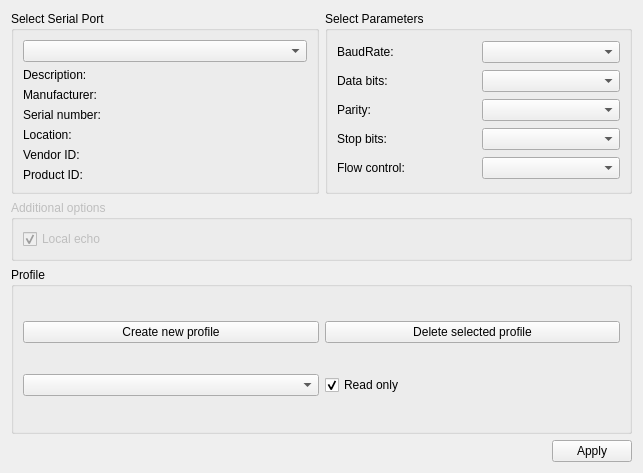
<?xml version="1.0" encoding="UTF-8"?>
<ui version="4.0">
 <class>SettingsDialog</class>
 <widget class="QWidget" name="SettingsDialog">
  <property name="geometry">
   <rect>
    <x>0</x>
    <y>0</y>
    <width>643</width>
    <height>473</height>
   </rect>
  </property>
  <property name="windowTitle">
   <string>Settings</string>
  </property>
  <layout class="QGridLayout" name="gridLayout_3">
   <item row="0" column="1">
    <widget class="QGroupBox" name="parametersBox">
     <property name="title">
      <string>Select Parameters</string>
     </property>
     <layout class="QGridLayout" name="gridLayout_2">
      <item row="0" column="0">
       <widget class="QLabel" name="baudRateLabel">
        <property name="text">
         <string>BaudRate:</string>
        </property>
       </widget>
      </item>
      <item row="0" column="1">
       <widget class="QComboBox" name="baudRateBox"/>
      </item>
      <item row="1" column="0">
       <widget class="QLabel" name="dataBitsLabel">
        <property name="text">
         <string>Data bits:</string>
        </property>
       </widget>
      </item>
      <item row="1" column="1">
       <widget class="QComboBox" name="dataBitsBox"/>
      </item>
      <item row="2" column="0">
       <widget class="QLabel" name="parityLabel">
        <property name="text">
         <string>Parity:</string>
        </property>
       </widget>
      </item>
      <item row="2" column="1">
       <widget class="QComboBox" name="parityBox"/>
      </item>
      <item row="3" column="0">
       <widget class="QLabel" name="stopBitsLabel">
        <property name="text">
         <string>Stop bits:</string>
        </property>
       </widget>
      </item>
      <item row="3" column="1">
       <widget class="QComboBox" name="stopBitsBox"/>
      </item>
      <item row="4" column="0">
       <widget class="QLabel" name="flowControlLabel">
        <property name="text">
         <string>Flow control:</string>
        </property>
       </widget>
      </item>
      <item row="4" column="1">
       <widget class="QComboBox" name="flowControlBox"/>
      </item>
     </layout>
    </widget>
   </item>
   <item row="0" column="0">
    <widget class="QGroupBox" name="selectBox">
     <property name="title">
      <string>Select Serial Port</string>
     </property>
     <layout class="QGridLayout" name="gridLayout">
      <item row="0" column="0">
       <widget class="QComboBox" name="serialPortInfoListBox"/>
      </item>
      <item row="1" column="0">
       <widget class="QLabel" name="descriptionLabel">
        <property name="text">
         <string>Description:</string>
        </property>
       </widget>
      </item>
      <item row="2" column="0">
       <widget class="QLabel" name="manufacturerLabel">
        <property name="text">
         <string>Manufacturer:</string>
        </property>
       </widget>
      </item>
      <item row="3" column="0">
       <widget class="QLabel" name="serialNumberLabel">
        <property name="text">
         <string>Serial number:</string>
        </property>
       </widget>
      </item>
      <item row="4" column="0">
       <widget class="QLabel" name="locationLabel">
        <property name="text">
         <string>Location:</string>
        </property>
       </widget>
      </item>
      <item row="5" column="0">
       <widget class="QLabel" name="vidLabel">
        <property name="text">
         <string>Vendor ID:</string>
        </property>
       </widget>
      </item>
      <item row="6" column="0">
       <widget class="QLabel" name="pidLabel">
        <property name="text">
         <string>Product ID:</string>
        </property>
       </widget>
      </item>
     </layout>
    </widget>
   </item>
   <item row="3" column="0" colspan="2">
    <layout class="QHBoxLayout" name="horizontalLayout">
     <property name="spacing">
      <number>6</number>
     </property>
     <property name="sizeConstraint">
      <enum>QLayout::SetMinimumSize</enum>
     </property>
     <item>
      <spacer name="horizontalSpacer">
       <property name="orientation">
        <enum>Qt::Horizontal</enum>
       </property>
       <property name="sizeHint" stdset="0">
        <size>
         <width>96</width>
         <height>20</height>
        </size>
       </property>
      </spacer>
     </item>
     <item>
      <widget class="QPushButton" name="applyButton">
       <property name="text">
        <string>Apply</string>
       </property>
      </widget>
     </item>
    </layout>
   </item>
   <item row="1" column="0" colspan="2">
    <widget class="QGroupBox" name="additionalOptionsGroupBox">
     <property name="enabled">
      <bool>false</bool>
     </property>
     <property name="sizePolicy">
      <sizepolicy hsizetype="Preferred" vsizetype="Fixed">
       <horstretch>0</horstretch>
       <verstretch>0</verstretch>
      </sizepolicy>
     </property>
     <property name="title">
      <string>Additional options</string>
     </property>
     <layout class="QVBoxLayout" name="verticalLayout">
      <item>
       <widget class="QCheckBox" name="localEchoCheckBox">
        <property name="text">
         <string>Local echo</string>
        </property>
        <property name="checked">
         <bool>true</bool>
        </property>
       </widget>
      </item>
     </layout>
    </widget>
   </item>
   <item row="2" column="0" colspan="2">
    <widget class="QGroupBox" name="profileBox">
     <property name="sizePolicy">
      <sizepolicy hsizetype="Expanding" vsizetype="Expanding">
       <horstretch>0</horstretch>
       <verstretch>0</verstretch>
      </sizepolicy>
     </property>
     <property name="title">
      <string>Profile</string>
     </property>
     <layout class="QGridLayout" name="gridLayout_4">
      <item row="0" column="0">
       <widget class="QPushButton" name="newProfileButton">
        <property name="text">
         <string>Create new profile</string>
        </property>
       </widget>
      </item>
      <item row="0" column="1">
       <widget class="QPushButton" name="deleteProfileButton">
        <property name="text">
         <string>Delete selected profile</string>
        </property>
       </widget>
      </item>
      <item row="1" column="0">
       <widget class="QComboBox" name="profileSelectBox">
        <property name="editable">
         <bool>false</bool>
        </property>
        <property name="currentText">
         <string/>
        </property>
        <property name="currentIndex">
         <number>-1</number>
        </property>
       </widget>
      </item>
      <item row="1" column="1">
       <widget class="QCheckBox" name="readOnlyCheckBox">
        <property name="enabled">
         <bool>true</bool>
        </property>
        <property name="text">
         <string>Read only</string>
        </property>
        <property name="checked">
         <bool>true</bool>
        </property>
       </widget>
      </item>
     </layout>
    </widget>
   </item>
  </layout>
 </widget>
 <resources/>
 <connections/>
</ui>
